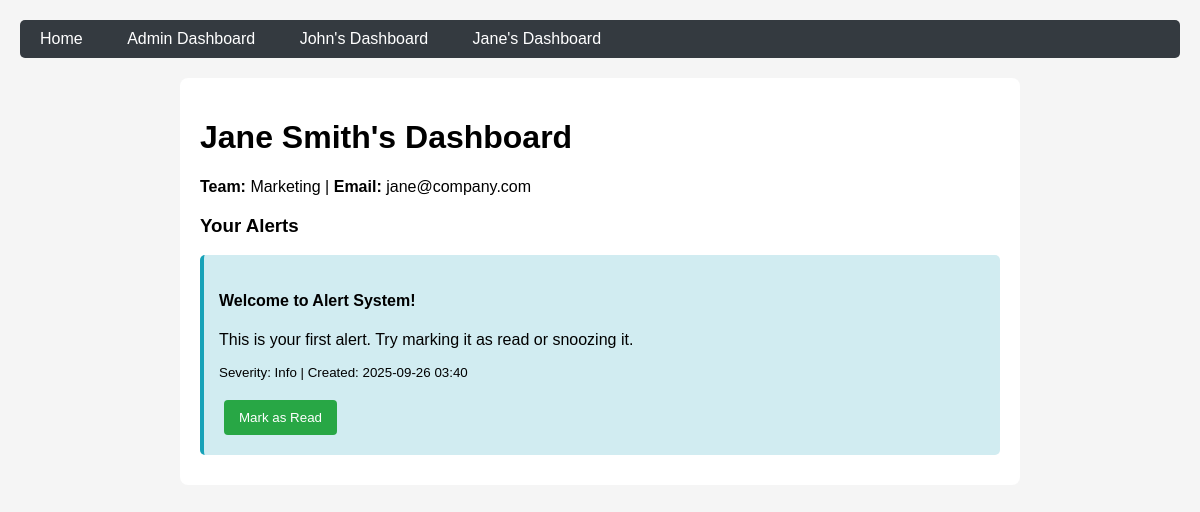
/dashboard/3, run on the app's committed database.
### app.py (models this page shows, shortened)
class User(db.Model):
    id = db.Column(db.Integer, primary_key=True)
    name = db.Column(db.String(100), nullable=False)
    email = db.Column(db.String(120), unique=True, nullable=False)
    is_admin = db.Column(db.Boolean, default=False)
    team_id = db.Column(db.Integer, db.ForeignKey('team.id'), nullable=True)
    last_login = db.Column(db.DateTime, default=datetime.utcnow)

class Team(db.Model):
    id = db.Column(db.Integer, primary_key=True)
    name = db.Column(db.String(100), nullable=False)
    users = db.relationship('User', backref='team', lazy=True)

class Alert(db.Model):
    id = db.Column(db.Integer, primary_key=True)
    title = db.Column(db.String(200), nullable=False)
    message = db.Column(db.Text, nullable=False)
    severity = db.Column(db.String(20), nullable=False, default='Info')
    created_at = db.Column(db.DateTime, default=datetime.utcnow)
    is_active = db.Column(db.Boolean, default=True)
    reminders_enabled = db.Column(db.Boolean, default=True)
    visibility_type = db.Column(db.String(20), nullable=False)
    target_team_id = db.Column(db.Integer, db.ForeignKey('team.id'), nullable=True)
    target_user_id = db.Column(db.Integer, db.ForeignKey('user.id'), nullable=True)
    created_by = db.Column(db.Integer, db.ForeignKey('user.id'), nullable=False)

### app.py (the view)
@app.route('/dashboard/<int:user_id>')
def user_dashboard(user_id):
    user = User.query.get_or_404(user_id)
    user.last_login = datetime.utcnow()
    db.session.commit()
    visible_alerts = get_user_alerts(user)
    new_alerts = []
    for alert in visible_alerts:
        if alert.created_at > (datetime.utcnow() - timedelta(minutes=5)):
            new_alerts.append({
                'id': alert.id,
                'title': alert.title,
                'message': alert.message,
                'severity': alert.severity,
                'created_at': alert.created_at.strftime('%Y-%m-%d %H:%M')
            })
    return render_template('user_dashboard.html', user=user, alerts=visible_alerts, new_alerts=new_alerts)

### app.py (called while the page is built)
def get_user_alerts(user):
    alerts = []
    org_alerts = Alert.query.filter_by(visibility_type='org', is_active=True).all()
    alerts.extend(org_alerts)
    if user.team_id:
        team_alerts = Alert.query.filter_by(visibility_type='team', target_team_id=user.team_id, is_active=True).all()
        alerts.extend(team_alerts)
    user_alerts = Alert.query.filter_by(visibility_type='user', target_user_id=user.id, is_active=True).all()
    alerts.extend(user_alerts)
    return alerts

### templates/user_dashboard.html (shortened to what this page needs)
{% extends "base.html" %}
{% block content %}
<h1>{{ user.name }}'s Dashboard</h1>
<p><strong>Team:</strong> {{ user.team.name if user.team else 'No Team' }} | <strong>Email:</strong> {{ user.email }}</p>
<h3>Your Alerts</h3>
{% if alerts %}
    {% for alert in alerts %}
    <div class="alert alert-{{ alert.severity.lower() }}" data-alert-id="{{ alert.id }}">
        <h4>{{ alert.title }}</h4>
        <p>{{ alert.message }}</p>
        <small style="display: block; margin-bottom: 15px;">
            Severity: {{ alert.severity }} |
            Created: {{ alert.created_at.strftime('%Y-%m-%d %H:%M') }}
        </small>
        <div>
            <button onclick="markRead({{ alert.id }}, {{ user.id }})" class="btn btn-success">
                Mark as Read
            </button>
        </div>
    </div>
    {% endfor %}
{% else %}
    <div style="text-align: center; padding: 40px; background-color: #f8f9fa;">
        <h4>No alerts for you!</h4>
        <p>You're all caught up.</p>
    </div>
{% endif %}
{% endblock %}

### templates/base.html (style rules this page uses)
body { font-family: Arial, sans-serif; margin: 20px; background-color: #f5f5f5; }
.alert { padding: 15px; margin: 10px 0; border-radius: 5px; position: relative; }
.alert-info { background-color: #d1ecf1; border-left: 4px solid #17a2b8; }
.btn { padding: 10px 15px; margin: 5px; border: none; border-radius: 4px; cursor: pointer; }
.btn-success { background-color: #28a745; color: white; }

### data on the page
User: name "Jane Smith", email "jane@company.com"
Team: team "Marketing"
Alert: title "Welcome to Alert System!", message "This is your first alert. Try marking it as read or snoozing it.", severity "Info", created_at "2025-09-26 03:40"
